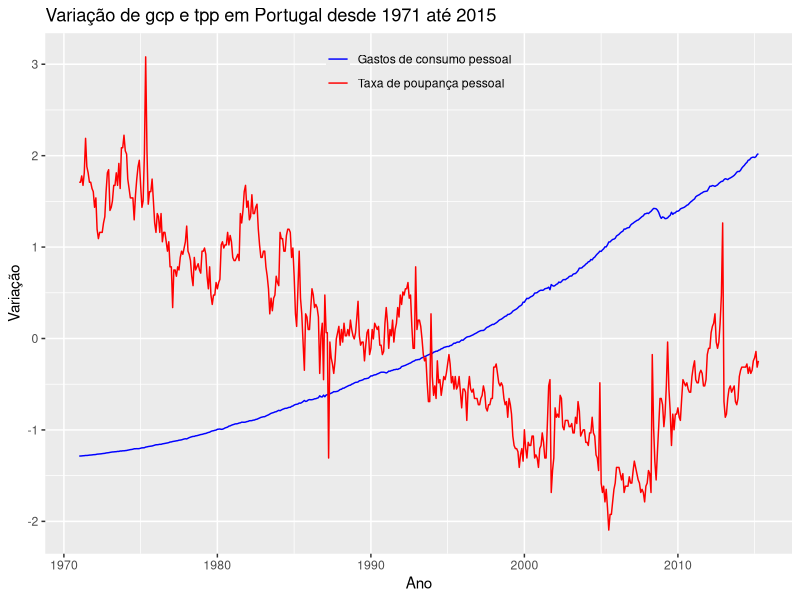

The R source for this figure:
install.packages('ggplot2')
library('ggplot2')
install.packages('readxl')
library('readxl')
install.packages('dplyr')
library('dplyr')
data = read_excel('./econ.xlsx', skip = 43, col_names=c("tempo", "gcp", "skip", "tpp", "skip", "skip"))
gcp = data$gcp
tpp = data$tpp
gcp_mean = mean(gcp)
tpp_mean = mean(tpp)
gcp_sd = sd(gcp)
tpp_sd = sd(tpp)
gcp_transformed = (gcp - gcp_mean) / gcp_sd
tpp_transformed = (tpp - tpp_mean) / tpp_sd
graph_data = data.frame(gcp_transformed, tpp_transformed)
ggplot(graph_data, aes(x = data$tempo)) +
        geom_line(aes(y = gcp_transformed, color="gcp")) + 
        geom_line(aes(y = tpp_transformed, color="tpp")) + 
        labs(title = "Variação de gcp e tpp em Portugal desde 1971 até 2015",
        x = "Ano", 
        y = "Variação") + 
        scale_color_manual(values = c("gcp" = "blue", "tpp" = "red"),
                           labels = c("Gastos de consumo pessoal", "Taxa de poupança pessoal")) +
        theme(legend.position = c(0.5, 0.95),
              legend.background = element_rect(fill = "transparent")) + 
        guides(color=guide_legend(title=""))